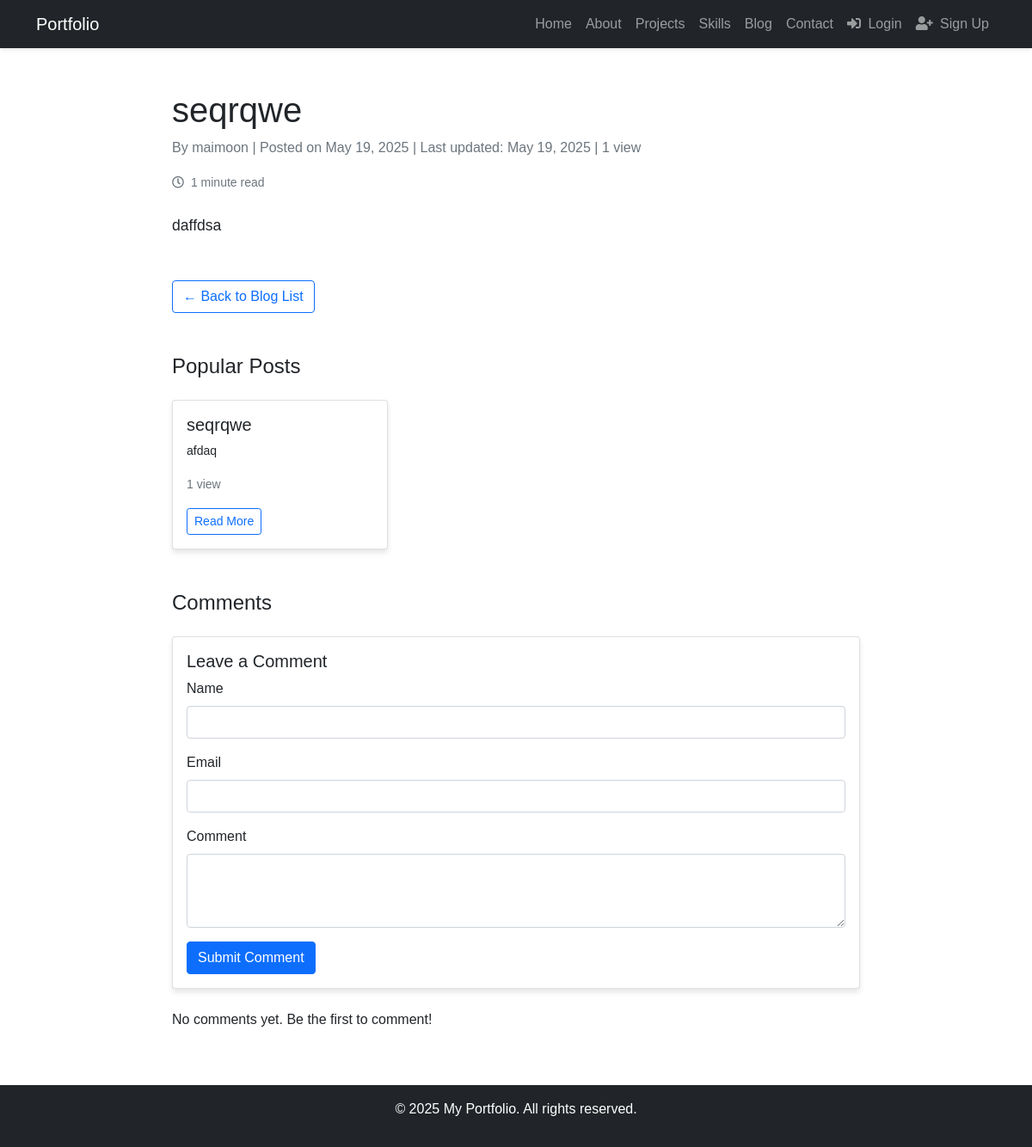
/blog/seqrqwe/, run on the app's committed database.
### core/models.py (models this page shows, shortened)
class BlogPost(models.Model):
    author = models.ForeignKey(User, on_delete=models.CASCADE, related_name='blog_posts', null=True, blank=True)
    title = models.CharField(max_length=200)
    slug = models.SlugField(unique=True, max_length=200)
    category = models.ForeignKey(Category, on_delete=models.SET_NULL, related_name='posts', null=True, blank=True)
    content = models.TextField()
    featured_image = models.FileField(upload_to='blog/', blank=True, null=True)
    excerpt = models.TextField(max_length=500, blank=True)
    created_at = models.DateTimeField(auto_now_add=True)
    updated_at = models.DateTimeField(auto_now=True)
    is_published = models.BooleanField(default=False)
    views_count = models.PositiveIntegerField(default=0)
    tags = models.ManyToManyField(Tag, related_name='posts', blank=True)
    class Meta:
        ordering = ['-created_at']
    def increment_views(self):
        self.views_count += 1
        self.save(update_fields=['views_count'])
    def get_related_posts(self):
        related = BlogPost.objects.filter(is_published=True).exclude(id=self.id)
        if self.category:
            related = related.filter(category=self.category)
        return related[:3]
    @property
    def reading_time(self):
        words_per_minute = 200
        word_count = len(self.content.split())
        minutes = max(1, word_count // words_per_minute)
        return minutes

### core/views.py (the view)
# urls.py: path('blog/<slug:slug>/', views.blog_detail, name='blog_detail'),
def blog_detail(request, slug):
    post = get_object_or_404(BlogPost, slug=slug, is_published=True)
    post.increment_views()
    related_posts = post.get_related_posts()
    popular_posts = BlogPost.objects.filter(is_published=True).order_by('-views_count')[:3]
    return render(request, 'core/blog_detail.html', {
        'post': post,
        'related_posts': related_posts,
        'popular_posts': popular_posts
    })

### core/templates/core/blog_detail.html (shortened to what this page needs)
{% extends 'core/base.html' %}
{% block content %}
<div class="container py-5">
    <article class="blog-post">
        <div class="mb-4">
            <h1>{{ post.title }}</h1>
            <p class="text-muted">
                By {% if post.author %}{{ post.author.get_full_name|default:post.author.username }}{% else %}Anonymous{% endif %} |
                Posted on {{ post.created_at|date:"F d, Y" }}{% if post.updated_at %} | Last updated: {{ post.updated_at|date:"F d, Y" }}{% endif %} |
                {{ post.views_count }} view{{ post.views_count|pluralize }}
            </p>
            <div class="mb-2">
                <small class="text-muted"><i class="far fa-clock me-1"></i> {{ post.reading_time }} minute read</small>
            </div>
        </div>
        <div class="blog-content">
            {{ post.content|safe|linebreaks }}
        </div>
        <div class="mt-5">
            <a href="{% url 'core:blog_list' %}" class="btn btn-outline-primary">← Back to Blog List</a>
        </div>
        {% if popular_posts %}
        <div class="popular-posts mt-5">
            <h4 class="mb-4">Popular Posts</h4>
            <div class="row">
                {% for popular in popular_posts %}
                <div class="col-md-4">
                    <div class="card h-100">
                        <div class="card-body">
                            <h5 class="card-title">{{ popular.title }}</h5>
                            <p class="card-text small">{{ popular.excerpt|truncatewords:10 }}</p>
                            <p class="card-text"><small class="text-muted">{{ popular.views_count }} view{{ popular.views_count|pluralize }}</small></p>
                            <a href="{% url 'core:blog_detail' popular.slug %}" class="btn btn-sm btn-outline-primary">Read More</a>
                        </div>
                    </div>
                </div>
                {% endfor %}
            </div>
        </div>
        {% endif %}
        <div class="comments-section mt-5">
            <h4 class="mb-4">Comments</h4>
            <div class="card mb-4">
                <div class="card-body">
                    <h5 class="card-title">Leave a Comment</h5>
                    <form action="{% url 'core:add_comment' post.slug %}" method="post">
                        <div class="mb-3">
                            <label for="name" class="form-label">Name</label>
                            <input type="text" class="form-control" id="name" name="name" required>
                        </div>
                        <div class="mb-3">
                            <label for="email" class="form-label">Email</label>
                            <input type="email" class="form-control" id="email" name="email" required>
                        </div>
                        <div class="mb-3">
                            <label for="content" class="form-label">Comment</label>
                            <textarea class="form-control" id="content" name="content" rows="3" required></textarea>
                        </div>
                        <button type="submit" class="btn btn-primary">Submit Comment</button>
                    </form>
                </div>
            </div>
            {% if post.comments.all %}
                <h5>{{ post.comments.count }} Comment{% if post.comments.count != 1 %}s{% endif %}</h5>
                {% for comment in post.comments.all %}
                {% if comment.is_approved %}
                <div class="card mb-3">
                    <div class="card-body">
                        <h6 class="card-subtitle mb-2 text-muted">{{ comment.name }} said:</h6>
                        <p class="card-text">{{ comment.content }}</p>
                        <small class="text-muted">{{ comment.created_at|date:"F d, Y" }}</small>
                    </div>
                </div>
                {% endif %}
                {% endfor %}
            {% else %}
                <p>No comments yet. Be the first to comment!</p>
            {% endif %}
        </div>
    </article>
</div>
{% endblock %}

### static/css/style.css (style rules this page uses)
html, body { height: 100%; font-family: 'Arial', sans-serif; }
body { display: flex; flex-direction: column; min-height: 100vh; }
.card { transition: transform 0.3s ease; box-shadow: 0 4px 6px rgba(0,0,0,0.1); }
.blog-post { max-width: 800px; margin: 0 auto; }
.blog-content { font-size: 1.1rem; line-height: 1.7; }
.blog-content p { margin-bottom: 1.5rem; }

### data on the page
BlogPost: title "seqrqwe", author.get_full_name "maimoon", created_at "May 19, 2025", updated_at "May 19, 2025", views_count "1", reading_time "1", content "daffdsa", excerpt "afdaq"
